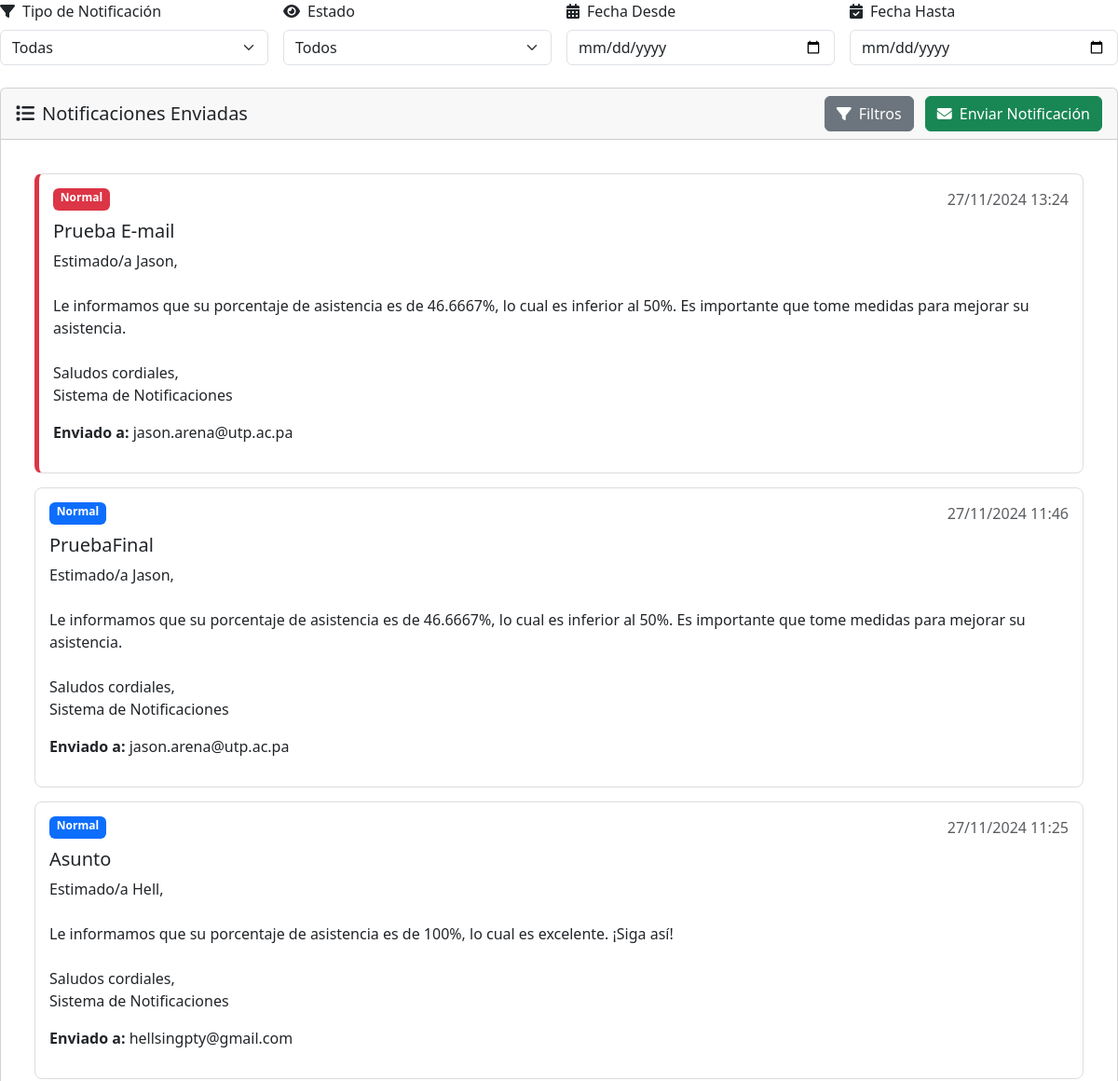
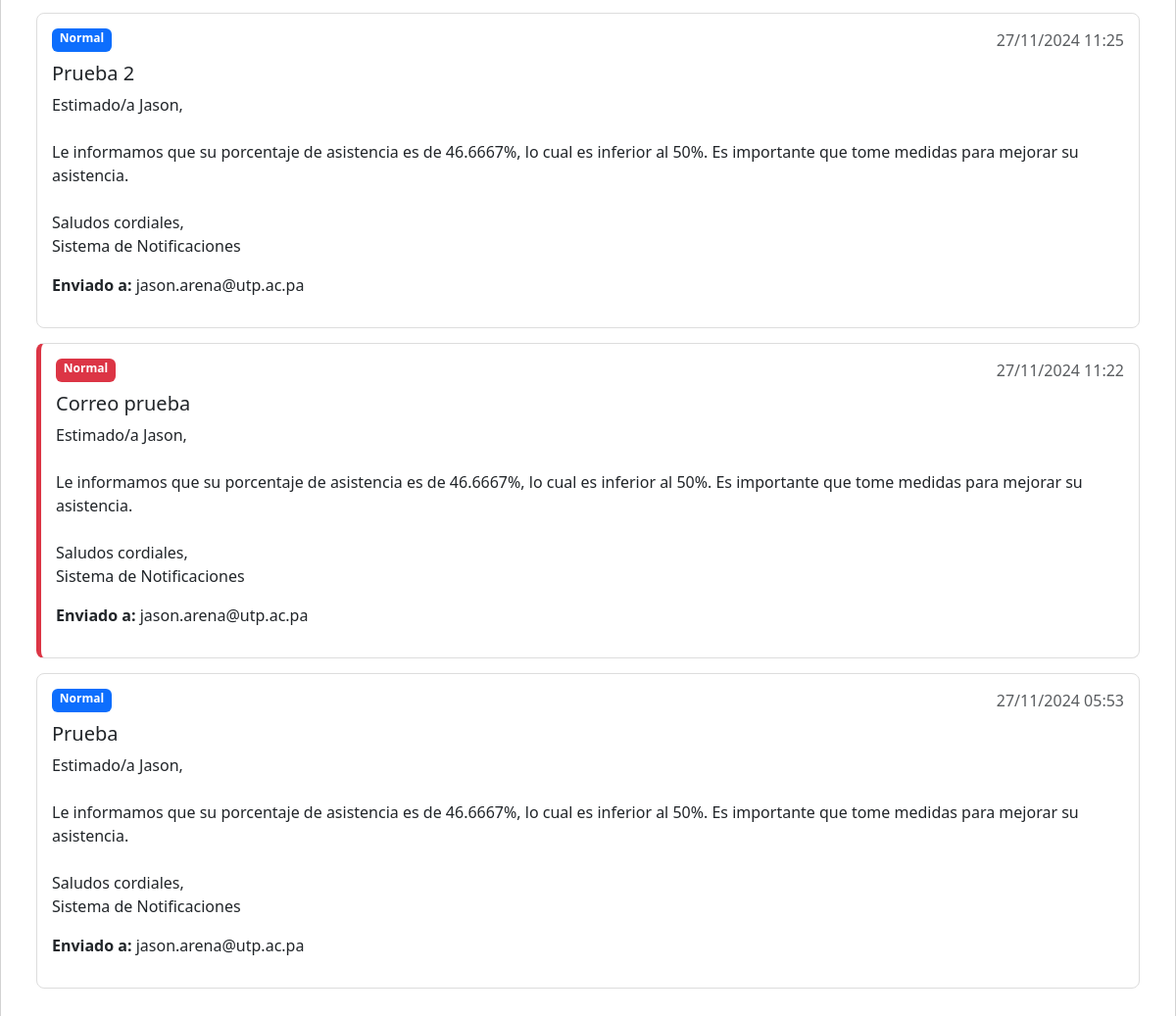
The page /public/modules/notificaciones.php (signed in) on the database its author committed (2 pictures, top to bottom).
### tables this page shows
CREATE TABLE `notificaciones` (
  `id` int(11) NOT NULL,
  `tipo` varchar(50) NOT NULL,
  `asunto` varchar(255) NOT NULL,
  `mensaje` text NOT NULL,
  `es_urgente` tinyint(1) DEFAULT 0,
  `fecha_envio` datetime DEFAULT current_timestamp(),
  `estado` varchar(20) DEFAULT 'no_leida',
  `cedula_profesor` varchar(12) NOT NULL,
  `correo_destinatario` varchar(255) NOT NULL
);

### public/modules/notificaciones.php (the view, shortened to what this page needs)
<?php
require_once('../../config.php');
$cedula = $_SESSION['cedula'];
$query = "SELECT id_tipoUsuario FROM usuarios WHERE cedula = ?";
$stmt = $conn->prepare($query);
$stmt->bind_param("s", $cedula);
$stmt->execute();
$stmt->bind_result($id_tipoUsuario);
$cedula_profesor = null;
$cedula_estudiante = null;
if ($id_tipoUsuario == 3) {
    $cedula_profesor = $cedula;
} elseif ($id_tipoUsuario == 2) {
    $cedula_estudiante = $cedula;
}
?>
<!DOCTYPE html>
<html lang="es">
<head>
    <link href="https://cdnjs.cloudflare.com/ajax/libs/bootstrap/5.3.2/css/bootstrap.min.css" rel="stylesheet">
    <link href="https://cdnjs.cloudflare.com/ajax/libs/font-awesome/6.4.2/css/all.min.css" rel="stylesheet">
    <link href="https://cdnjs.cloudflare.com/ajax/libs/sweetalert2/11.7.32/sweetalert2.min.css" rel="stylesheet">
</head>
<body>
    <main class="main-content">
                    <?php
                        if ($id_tipoUsuario == 2) {
                            $queryCorreoEstudiante = "SELECT correo FROM usuarios WHERE cedula = ?";
                            $stmtCorreoEstudiante = $conn->prepare($queryCorreoEstudiante);
                            $stmtCorreoEstudiante->bind_param("s", $cedula_estudiante);
                            $stmtCorreoEstudiante->execute();
                            $stmtCorreoEstudiante->bind_result($correoEstudiante);
                            $stmtCorreoEstudiante->fetch();
                            $stmtCorreoEstudiante->close();
                            $queryNotificacionesEstudiante = "
                                SELECT *
                                FROM notificaciones
                                WHERE correo_destinatario LIKE ?
                                ORDER BY fecha_envio DESC
                            ";
                            $stmtNotificacionesEstudiante = $conn->prepare($queryNotificacionesEstudiante);
                            $correoDestinatario = "%" . $correoEstudiante . "%";
                            $stmtNotificacionesEstudiante->bind_param("s", $correoDestinatario);
                            $stmtNotificacionesEstudiante->execute();
                            $resultNotificacionesEstudiante = $stmtNotificacionesEstudiante->get_result();
                            $notifications = [];
                            while ($rowNotificacion = $resultNotificacionesEstudiante->fetch_assoc()) {
                                $notifications[] = $rowNotificacion;
                            }
                            $stmtNotificacionesEstudiante->close();
                        } elseif ($id_tipoUsuario == 3) {
                            $queryCorreoProfesor = "SELECT correo FROM usuarios WHERE cedula = ?";
                            $stmtCorreoProfesor = $conn->prepare($queryCorreoProfesor);
                            $stmtCorreoProfesor->bind_param("s", $cedula_profesor);
                            $stmtCorreoProfesor->execute();
                            $stmtCorreoProfesor->bind_result($correoProfesor);
                            $queryNotificacionesProfesor = "
                                SELECT n.*, u.correo AS correo_profesor
                                FROM notificaciones n
                                JOIN usuarios u ON n.cedula_profesor = u.cedula
                                WHERE n.cedula_profesor = ?
                                ORDER BY n.fecha_envio DESC
                            ";
                            $stmtNotificacionesProfesor = $conn->prepare($queryNotificacionesProfesor);
                            $stmtNotificacionesProfesor->bind_param("s", $cedula_profesor);
                            $stmtNotificacionesProfesor->execute();
                            $resultNotificacionesProfesor = $stmtNotificacionesProfesor->get_result();
                            $notifications = [];
                            while ($rowNotificacion = $resultNotificacionesProfesor->fetch_assoc()) {
                                $notifications[] = $rowNotificacion;
                            }
                        }
                    ?>
                <div class="filters mb-4" <?php echo $id_tipoUsuario == 3 ? '' : 'style="display: none;"'; ?>>
                    <div class="row g-3">
                        <div class="col-md-3">
                            <label class="form-label">
                                <i class="fas fa-filter me-2"></i>Tipo de Notificación
                            </label>
                            <select class="form-select" id="notificationType">
                                <option value="all">Todas</option>
                            </select>
                        </div>
                        <div class="col-md-3">
                            <label class="form-label">
                                <i class="fas fa-eye me-2"></i>Estado
                            </label>
                            <select class="form-select" id="readStatus">
                                <option value="all">Todos</option>
                            </select>
                        </div>
                        <div class="col-md-3">
                            <label class="form-label">
                                <i class="fas fa-calendar-alt me-2"></i>Fecha Desde
                            </label>
                            <input type="date" class="form-control" id="dateFrom">
                        </div>
                        <div class="col-md-3">
                            <label class="form-label">
                                <i class="fas fa-calendar-check me-2"></i>Fecha Hasta
                            </label>
                            <input type="date" class="form-control" id="dateTo">
                        </div>
                    </div>
                </div>
                <div class="card">
            <div class="card-header d-flex justify-content-between align-items-center">
                <?php
                    if ($id_tipoUsuario == 2) {
                        echo '<h5 class="card-title mb-0">
                                <i class="fas fa-list me-2"></i>Notificaciones Recibidas </h5>'
                            ;
                    } else {
                        echo '<h5 class="card-title mb-0">
                                <i class="fas fa-list me-2"></i>Notificaciones Enviadas
                            </h5>';
                    }
                ?>
                <div>
                    <?php
                        if ($id_tipoUsuario == 3) {
                            echo '
                                <button class="btn btn-secondary me-2" id="toggleFilters">
                                    <i class="fas fa-filter me-2"></i>Filtros
                                </button>
                                <button class="btn btn-success" data-bs-toggle="modal" data-bs-target="#emailModal">
                                    <i class="fas fa-envelope me-2"></i>Enviar Notificación
                                </button>';
                        }
                    ?>
                </div>
            </div>
                        <div class="card-body">
                    <div class="timeline">
                            <?php if (empty($notifications)): ?>
                                <p>No tienes notificaciones.</p>
                            <?php else: ?>
                                <?php foreach ($notifications as $notification): ?>
                                    <div class="notification-item <?php echo $notification['es_urgente'] ? 'urgent' : ''; ?>">
                                        <div class="notification-header">
                                            <span class="badge bg-<?php echo $notification['es_urgente'] ? 'danger' : 'primary'; ?>">
                                                <?php echo $notification['tipo']; ?>
                                            </span>
                                            <span class="text-muted">
                                                <?php echo date('d/m/Y H:i', strtotime($notification['fecha_envio'])); ?>
                                            </span>
                                        </div>
                                        <div class="notification-content">
                                            <h5><?php echo htmlspecialchars($notification['asunto']); ?></h5>
                                            <p><?php echo nl2br(htmlspecialchars($notification['mensaje'])); ?></p>
                                            <?php if ($id_tipoUsuario == 2): ?>
                                            <?php
                                                $queryCorreoProfesor = "SELECT correo FROM usuarios WHERE cedula = ?";
                                                $stmtCorreoProfesor = $conn->prepare($queryCorreoProfesor);
                                                $stmtCorreoProfesor->bind_param("s", $notification['cedula_profesor']);
                                                $stmtCorreoProfesor->execute();
                                                $stmtCorreoProfesor->bind_result($correoProfesor);
                                                $stmtCorreoProfesor->fetch();
                                                $stmtCorreoProfesor->close();
                                            ?>
                                            <p><strong>Enviado por: </strong><?php echo htmlspecialchars($correoProfesor); ?></p>
                                        <?php elseif ($id_tipoUsuario == 3): ?>
                                            <p><strong>Enviado a: </strong><?php echo htmlspecialchars($notification['correo_destinatario']); ?></p>
                                        <?php endif; ?>
                                        </div>
                                    </div>
                                <?php endforeach; ?>
                        <?php endif; ?>
                </div>
            </div>
            </div>
    </main>
</body>
</html>

### public/modules/notificaciones.php (style rules this page uses)
.notification-item { padding: 15px; margin-bottom: 15px; border: 1px solid #ddd; border-radius: 8px; background-color: #fff; }
.notification-item.urgent { border-left: 5px solid #dc3545; }
.notification-header { display: flex; justify-content: space-between; margin-bottom: 10px; }
.timeline { padding: 20px; }

### rows shown on the page
notificaciones: tipo "Normal", fecha_envio "27/11/2024 13:24", asunto "Prueba E-mail", mensaje "Estimado/a Jason, Le informamos que su porcentaje de asistencia es de 46.6667%, lo cual es inferior al 50%. Es importante que tome medidas para mejorar su asistencia. Saludos cordiales, Sistema de Notificaciones", correo_destinatario "jason.arena@utp.ac.pa"
notificaciones: tipo "Normal", fecha_envio "27/11/2024 11:46", asunto "PruebaFinal", mensaje "Estimado/a Jason, Le informamos que su porcentaje de asistencia es de 46.6667%, lo cual es inferior al 50%. Es importante que tome medidas para mejorar su asistencia. Saludos cordiales, Sistema de Notificaciones", correo_destinatario "jason.arena@utp.ac.pa"
notificaciones: tipo "Normal", fecha_envio "27/11/2024 11:25", asunto "Asunto", mensaje "Estimado/a Hell, Le informamos que su porcentaje de asistencia es de 100%, lo cual es excelente. ¡Siga así! Saludos cordiales, Sistema de Notificaciones", correo_destinatario "hellsingpty@gmail.com"
notificaciones: tipo "Normal", fecha_envio "27/11/2024 11:25", asunto "Prueba 2", mensaje "Estimado/a Jason, Le informamos que su porcentaje de asistencia es de 46.6667%, lo cual es inferior al 50%. Es importante que tome medidas para mejorar su asistencia. Saludos cordiales, Sistema de Notificaciones", correo_destinatario "jason.arena@utp.ac.pa"
notificaciones: tipo "Normal", fecha_envio "27/11/2024 11:22", asunto "Correo prueba", mensaje "Estimado/a Jason, Le informamos que su porcentaje de asistencia es de 46.6667%, lo cual es inferior al 50%. Es importante que tome medidas para mejorar su asistencia. Saludos cordiales, Sistema de Notificaciones", correo_destinatario "jason.arena@utp.ac.pa"
notificaciones: tipo "Normal", fecha_envio "27/11/2024 05:53", asunto "Prueba", mensaje "Estimado/a Jason, Le informamos que su porcentaje de asistencia es de 46.6667%, lo cual es inferior al 50%. Es importante que tome medidas para mejorar su asistencia. Saludos cordiales, Sistema de Notificaciones", correo_destinatario "jason.arena@utp.ac.pa"
